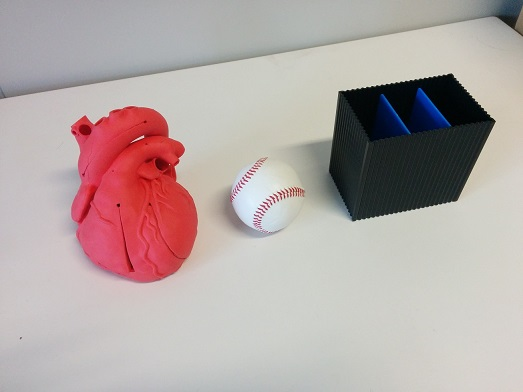
#> input picture imgs/boxBallHeart.jpg, 523 x 392 px
$ python HarrisCorner.py
#> lines starting #> are read from the running program, lines starting #| are printed output that depends on the picture
# coding: UTF-8

# 参考URL
# http://labs.eecs.tottori-u.ac.jp/sd/Member/oyamada/OpenCV/html/py_tutorials/py_feature2d/py_features_harris/py_features_harris.html

import cv2
import numpy as np

def visKeyPoints( baseImg, cornerImg, THRESH) :
    vis = baseImg
    for y in range(cornerImg.shape[0]) :
        for x in range(cornerImg.shape[1]) :
            if( cornerImg[y,x] > THRESH ) :
                cv2.circle(vis, (x,y), 3, (0,255,0), 1)
    return vis


img      = cv2.imread('imgs/boxBallHeart.jpg')
#> img is the input picture: shape (392, 523, 3); mean B, G, R 165.7, 167.6, 180.5
img_gray = cv2.cvtColor( img, cv2.COLOR_BGR2GRAY )
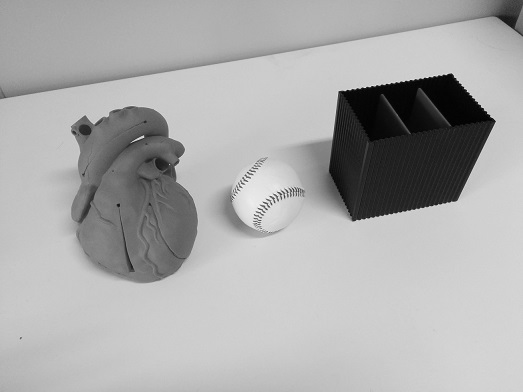
#> img_gray: shape (392, 523); min 1, max 248, mean 171.2

#cornerHarris( block size, sobel kernel size, k-value)
img_corners = cv2.cornerHarris(np.float32(img_gray), 10, 7, 0.04)
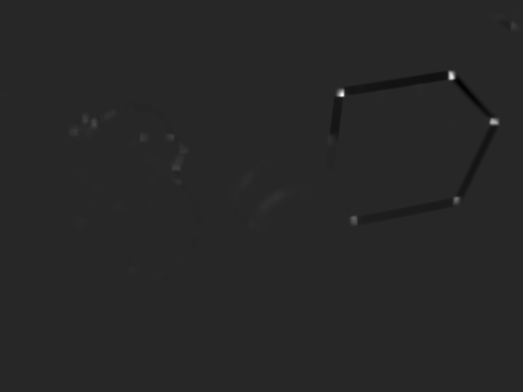
#> img_corners: shape (392, 523) float32; min -3.62e+10, max 1.96e+11, mean -85580304; drawn with min black and max white
thresh = img_corners.max() * 0.05
#> thresh = 9.78e+09

#単純に閾値以上の画素を塗る実装
#img[ img_corners > thresh ] = [0,255,0]

#丸を描く実装
img_vis = cv2.merge((img_gray,img_gray,img_gray))
img_vis = visKeyPoints(img_vis, img_corners, thresh)
#> after the loop in visKeyPoints, `for y in range(cornerImg.shape[0]) :`:
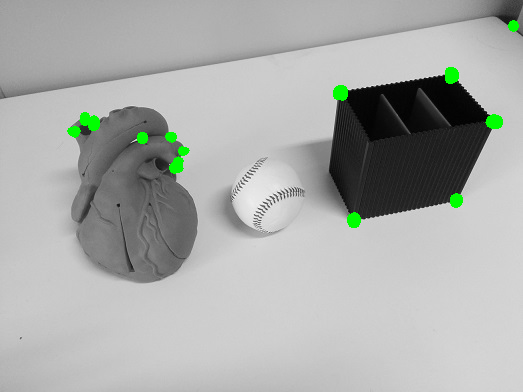
#> vis: shape (392, 523, 3); mean of channels 0, 1, 2 170, 172.4, 170; drawn as B, G, R

cv2.imshow('cornerHarris',img_vis  )
cv2.waitKey(0)
